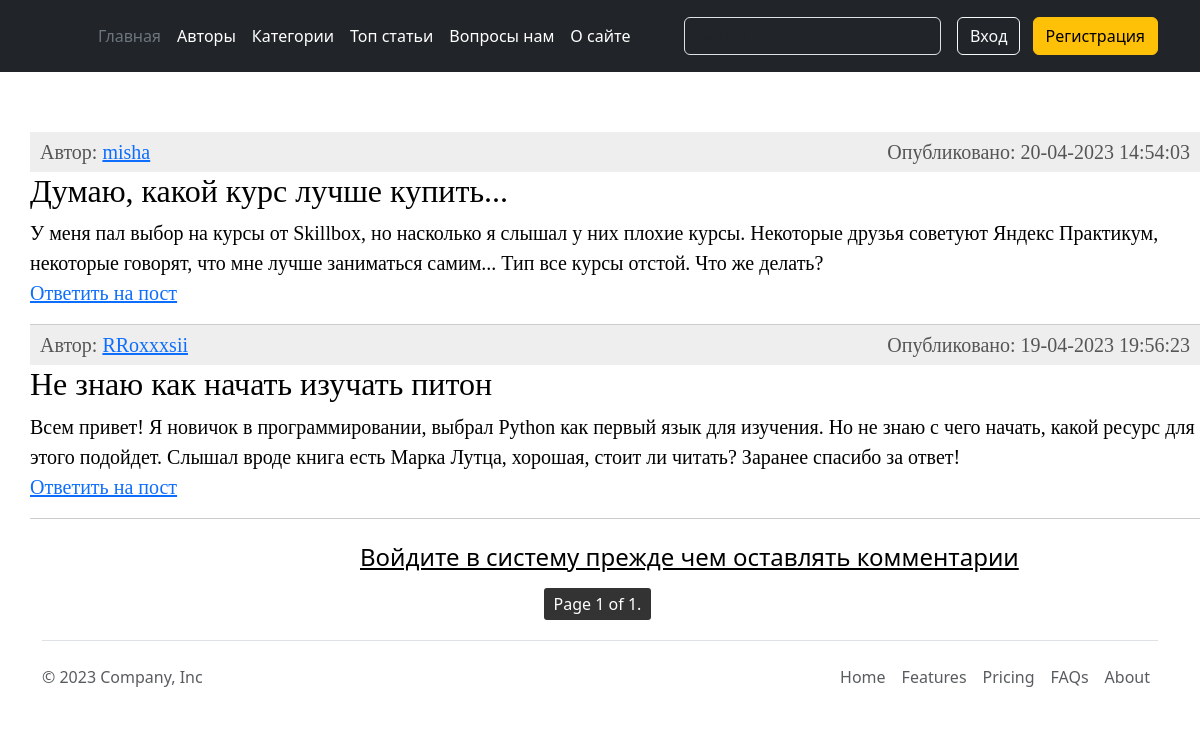
The app's page /category/posts/python/, older data.
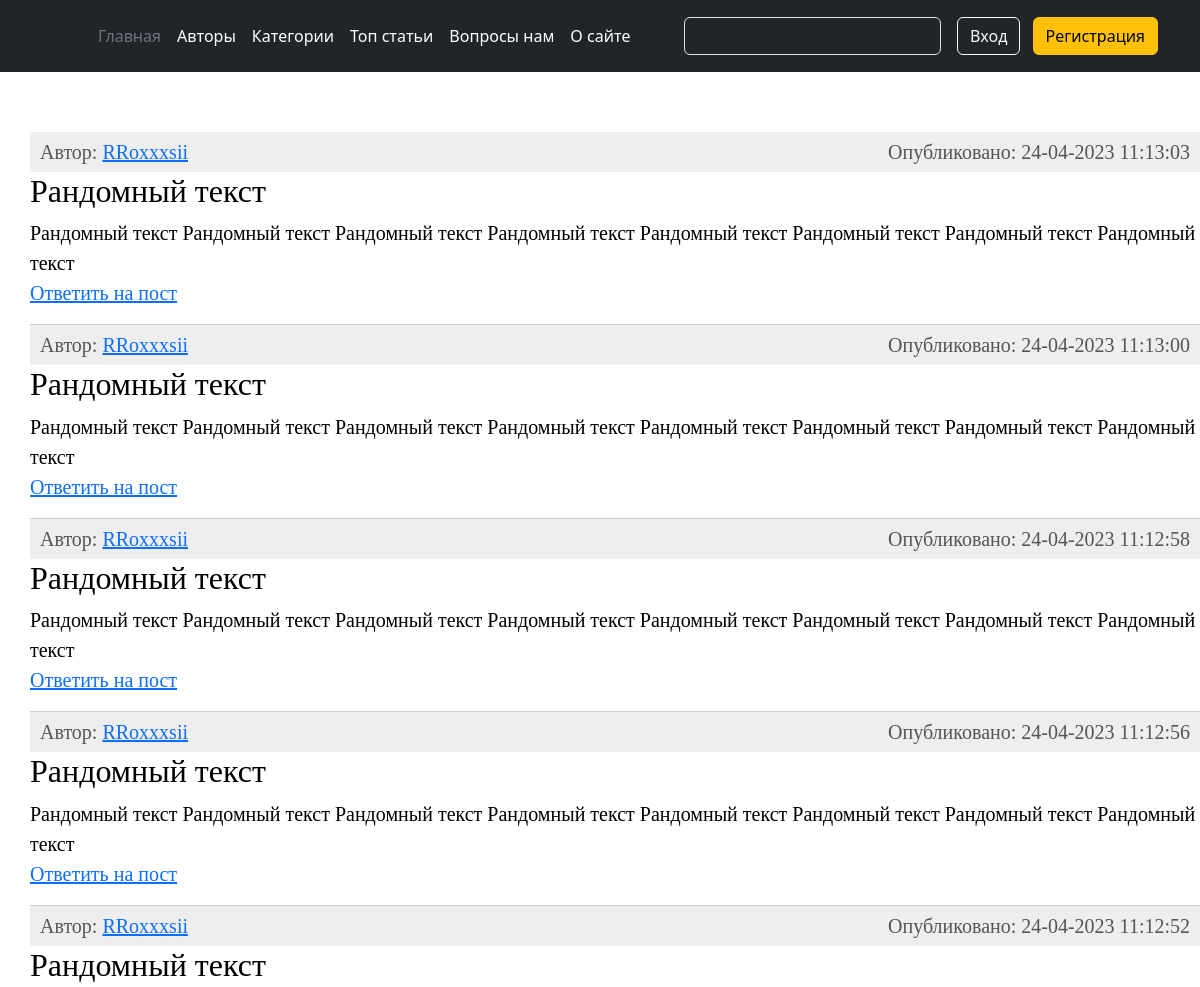
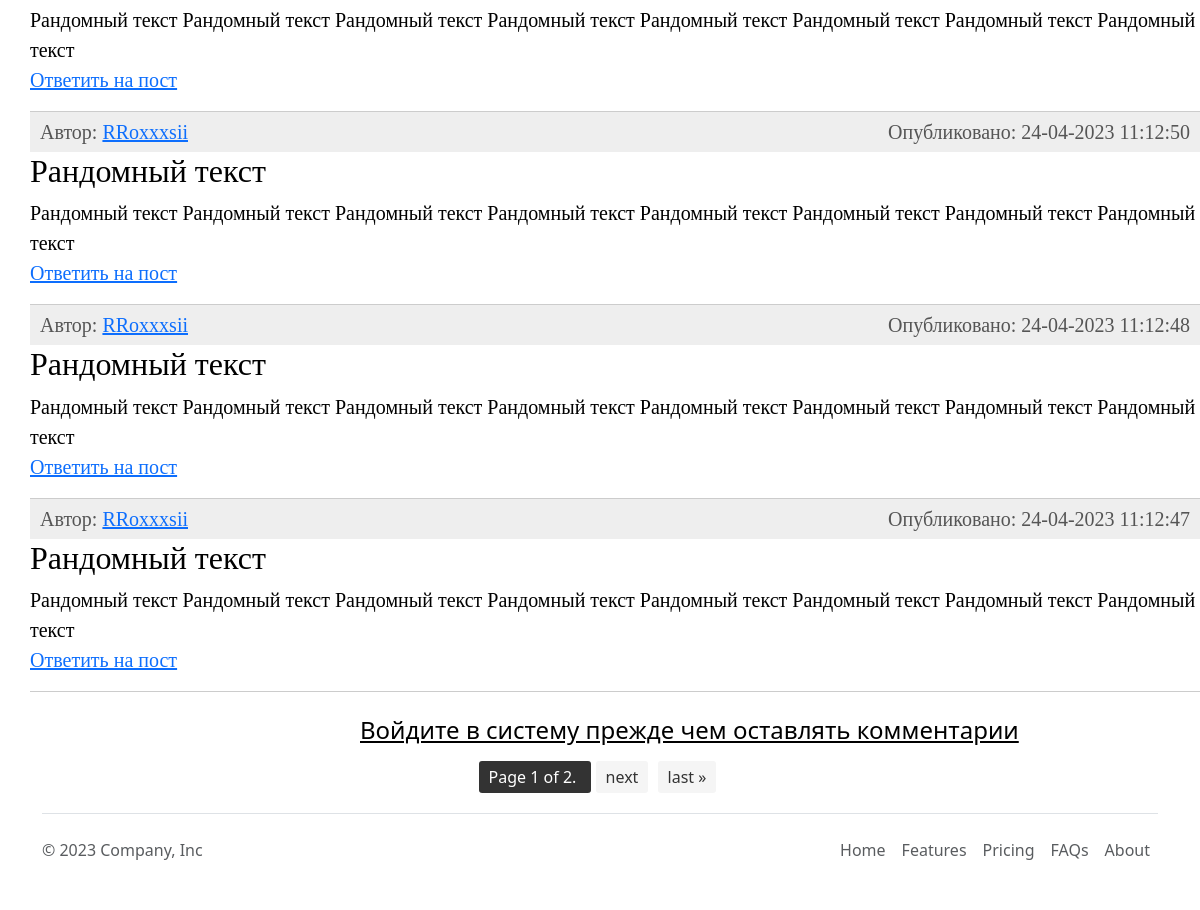
The same page, newer data (2 pictures, top to bottom).
### main/models.py (models this page shows, shortened)
class Post(models.Model):
    category = models.ForeignKey(SubCategory, on_delete=models.CASCADE)
    author = models.ForeignKey(Author, on_delete=models.SET(_('Удаленный аккаунт')))
    title = models.CharField(max_length=255)
    text = models.TextField()
    created_at = models.DateTimeField(auto_now_add=True)
    updated_at = models.DateTimeField(auto_now=True)
    is_published = models.BooleanField(default=True)
    class Meta:
        verbose_name = _('Пост')
        verbose_name_plural = _('Посты')
        ordering = ('-created_at', 'author')

### account/models.py (models this page shows, shortened)
class Author(AbstractBaseUser, PermissionsMixin):
    email = models.EmailField(_('почтовый адрес'), unique=True)
    user_name = models.CharField(max_length=150)
    mobile = models.CharField(max_length=20, blank=True)
    gender = models.ForeignKey(Gender, on_delete=models.SET_NULL, blank=True, null=True)
    profile_photo = models.ImageField(upload_to='photos/%Y/%m/%d/', help_text=_('Фото профиля'), blank=True)
    profile_information = models.TextField(help_text='Расскажите о себе', blank=True)
    country = models.ForeignKey(Country, on_delete=models.SET_NULL, blank=True, null=True)
    telegram_link = models.URLField(_('Телеграмм аккаунт'), blank=True)
    city = models.CharField(_('Где живете'), max_length=70, blank=True, null=True)
    is_active = models.BooleanField(default=False)
    is_staff = models.BooleanField(default=False)
    created = models.DateTimeField(auto_now_add=True)
    updated = models.DateTimeField(auto_now=True)
    objects = CustomAccountManager()
    USERNAME_FIELD = 'email'
    REQUIRED_FIELDS = ['user_name']
    class Meta:
        verbose_name = _("Аккаунт")
        verbose_name_plural = _("Аккаунты")
        ordering = ('user_name',)
    def __str__(self):
        return self.user_name

### main/views.py (the view)
# urls.py: path('category/posts/<slug:subcategory_slug>/', views.subcategory_post, name='subcategory_post'),
def subcategory_post(request, subcategory_slug):
    subcategory = get_object_or_404(SubCategory, slug=subcategory_slug)
    posts = Post.objects.filter(category=subcategory.id)
    paginator = Paginator(posts, 8)
    page_number = request.GET.get('page')
    page_obj = paginator.get_page(page_number)
    if request.method == 'POST':
        form = AddCommentForm(request.POST)
        if form.is_valid():
            user = request.user
            text = request.POST.get('text')
            title = request.POST.get('title')
            subcategory_id = SubCategory.objects.get(slug=subcategory_slug).id
            context = {'posts': posts, 'title': subcategory, 'form': form, 'user_name': user.user_name}
            Post.objects.create(author=user, text=text, title=title, category_id=subcategory_id)
    else:
        form = AddCommentForm()
    if request.user.is_authenticated:
        user_name = Author.objects.get(user_name=request.user.user_name)
        context = {'page_obj': page_obj, 'title': subcategory, 'form': form, 'user_name': user_name}
    else:
        context = {'page_obj': page_obj, 'title': subcategory, 'form': form}
    return render(request, 'main/posts.html', context=context)

### main/forms.py
class AddCommentForm(forms.ModelForm):
    title = forms.CharField(widget=forms.TextInput(
        attrs={'class': 'form-control mb-3',
               'placeholder': 'Заголовок', 'id': 'form-lastname', 'name': 'parent'}), max_length=255,
        label='Заголовок')
    text = forms.CharField(required=False,
                           widget=forms.Textarea(attrs={
                                                        'class': 'form-control',
                                                        'id': 'exampleFormControlTextarea1',
                                                        'rows': '3',
                                                        'placeholder': 'Оставить комментарий'
                           }), label='Комментарий')
    class Meta:
        model = Post
        fields = ('title', 'text')

### main/models.py (called while the page is built)
    def __str__(self):
        return self.sub_category_name

### main/templates/main/posts.html (shortened to what this page needs)
{% extends 'main/base.html' %}
{% load static %}
{% block content %}
<link rel="stylesheet" href="{% static 'main/css/posts.css' %}">
<div class="content-text">
    <ul class="list-articles">
        {% for p in page_obj %}
        <li>
            <div class="article-panel">
                Автор: <a href="">{{ p.author }}</a>
                <p class="last">Опубликовано: {{p.created_at|date:"d-m-Y H:i:s"}}</p>
            </div>
            <h2>{{p.title}}</h2>
            {{ p.text }}
          <p class="link-read-post"><a href="#formReview" onclick="addReview('{{ p.author }}')">Ответить на пост</a></p>
        </li>
        {% endfor %}
    </ul>
</div>
{% if user.is_authenticated %}
<div class="form">
    <form class="account-form px-4 pt-4" method="post" enctype="multipart/form-data">
    {% if form.is_valid %}
    <div class="alert alert-primary" role="alert">
        Комментарий оставлен!
    </div>
    {% endif %}
    {% if form.errors %}
    {% for field in user_form %}
    {% for error in field.errors %}
    <div class="alert alert-primary" role="alert">
        {{ error }}
    </div>
    {% endfor %}
    {% endfor %}
    {% endif %}
    {% if messages %}
    <div class="alert alert-warning" alert="{{ messages.tags }}" role="alert">
        {% for message in messages %}
        {{ message|safe }}
        {% endfor %}
    </div>
    {% endif %}
    {% csrf_token %}
    <label class="small font-weight-bold">{{ form.title.label}}</label>
    {{ form.title }}
    <label class="small font-weight-bold">{{ form.text.label }}</label>
    {{ form.text }}
    <button class="btn btn-primary btn-block py-2 mb-4 mt-5 fw-bold w-100" type="submit"
                        value="Save changes">{% block button %}
        {% if button_label %}
        {{ button_label }}
        {% else %}
        Оставить комментарий
        {% endif %}
        {% endblock %}
    </button>
</form>
</div>
{% else %}
<div style="margin-left: 30%; margin-top: 2%"><a href="{% url 'account:login' %}" style="color: black"><h4>Войдите в систему прежде чем оставлять комментарии</h4></a></div>
{% endif %}
{% include 'main/pagination.html' %}
{% endblock %}

Row changes from the older to the newer data that the page shows:
no longer on this page (row edited): Post: author "misha", created_at "20-04-2023 14:54:03", title "Думаю, какой курс лучше купить...", text "У меня пал выбор на курсы от Skillbox, но насколько я слышал у них плохие курсы. Некоторые друзья советуют Яндекс Практикум, некоторые говорят, что мне лучше заниматься самим... Тип все курсы отстой. Что же делать?"
removed Post: author "RRoxxxsii", created_at "19-04-2023 19:56:23", title "Не знаю как начать изучать питон", text "Всем привет! Я новичок в программировании, выбрал Python как первый язык для изучения. Но не знаю с чего начать, какой ресурс для этого подойдет. Слышал вроде книга есть Марка Лутца, хорошая, стоит ли читать? Заранее спасибо за ответ!"
added Post: author "RRoxxxsii", created_at "24-04-2023 11:13:03", title "Рандомный текст", text "Рандомный текст Рандомный текст Рандомный текст Рандомный текст Рандомный текст Рандомный текст Рандомный текст Рандомный текст"
added Post: author "RRoxxxsii", created_at "24-04-2023 11:13:00", title "Рандомный текст", text "Рандомный текст Рандомный текст Рандомный текст Рандомный текст Рандомный текст Рандомный текст Рандомный текст Рандомный текст"
added Post: author "RRoxxxsii", created_at "24-04-2023 11:12:58", title "Рандомный текст", text "Рандомный текст Рандомный текст Рандомный текст Рандомный текст Рандомный текст Рандомный текст Рандомный текст Рандомный текст"
added Post: author "RRoxxxsii", created_at "24-04-2023 11:12:56", title "Рандомный текст", text "Рандомный текст Рандомный текст Рандомный текст Рандомный текст Рандомный текст Рандомный текст Рандомный текст Рандомный текст"
added Post: author "RRoxxxsii", created_at "24-04-2023 11:12:52", title "Рандомный текст", text "Рандомный текст Рандомный текст Рандомный текст Рандомный текст Рандомный текст Рандомный текст Рандомный текст Рандомный текст"
added Post: author "RRoxxxsii", created_at "24-04-2023 11:12:50", title "Рандомный текст", text "Рандомный текст Рандомный текст Рандомный текст Рандомный текст Рандомный текст Рандомный текст Рандомный текст Рандомный текст"
added Post: author "RRoxxxsii", created_at "24-04-2023 11:12:48", title "Рандомный текст", text "Рандомный текст Рандомный текст Рандомный текст Рандомный текст Рандомный текст Рандомный текст Рандомный текст Рандомный текст"
added Post: author "RRoxxxsii", created_at "24-04-2023 11:12:47", title "Рандомный текст", text "Рандомный текст Рандомный текст Рандомный текст Рандомный текст Рандомный текст Рандомный текст Рандомный текст Рандомный текст"
Text that changed along with them:
{{ page_obj.paginator.num_pages }}: "1" → "2"
text now shown: "next last »"
